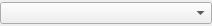
<?xml version="1.0" encoding="UTF-8"?>
<ui version="4.0">
 <class>KPlato::ReportSourceEditor</class>
 <widget class="QWidget" name="KPlato::ReportSourceEditor">
  <property name="geometry">
   <rect>
    <x>0</x>
    <y>0</y>
    <width>212</width>
    <height>26</height>
   </rect>
  </property>
  <layout class="QVBoxLayout" name="verticalLayout">
   <property name="margin">
    <number>0</number>
   </property>
   <item>
    <widget class="QComboBox" name="ui_source"/>
   </item>
  </layout>
 </widget>
 <resources/>
 <connections/>
</ui>
